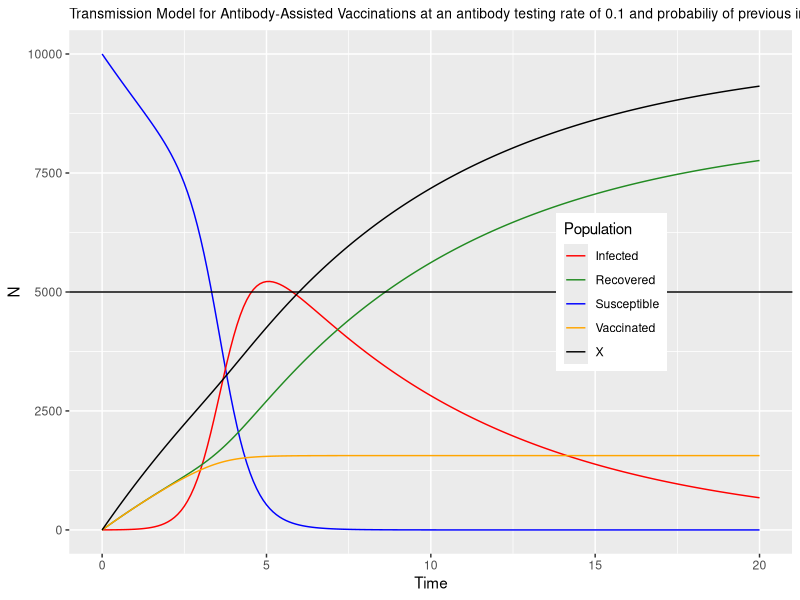
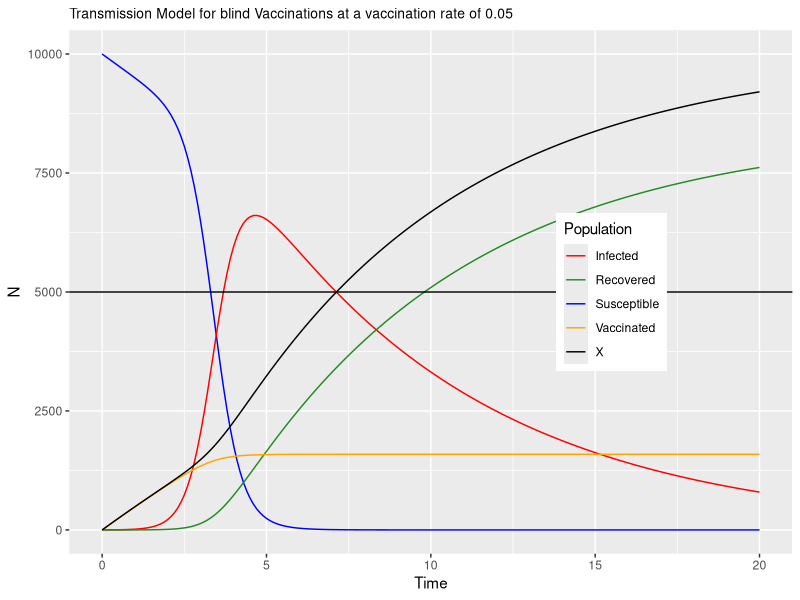

These figures' R source, in order:
## Daniel Suh
## Feb. 4 2021
##ODE's for COVID-19 vaccination protocol


library(tidyverse)
library(magrittr)
library(deSolve)


de<-function(t,x,params){
  S <- x[1]  
  I <- x[2]
  R <- x[3]
  V <- x[4]
  with(as.list(params),{
    dS <- -beta*S*I - epsilon*(phi*S) - epsilon*(1-phi)*S
    dI <- beta*S*I - alpha*I
    dR <- alpha*I + epsilon*phi*S
    dV <- epsilon*(1-phi)*S
    res<-c(dS,dI,dR,dV)
    list(res)
  })}
maxTime <- 20.0 # time
times<-seq(0,maxTime,by=0.1) # how often this calculates
# notes on params
# beta =      <- contact transmission rate
# phi =       <- range:0-1 probability seropositive
# alpha =     <- recovery rate
# epsilon =   <- testing rate
params<-c(beta=0.0003,
          phi=0.5,
          alpha=1/7,
          epsilon=0.1)  # model parameters

xstart<-c(S=10000,
          I=1,
          R=0,
          V=0)  # initial conditions

output<-as.data.frame(lsoda(xstart,times,de,params)) # tells computer to solve (integrate) equations
output$X <- output$R + output$V
output %>% ggplot(.,aes(x=time))+
  geom_line(aes(y=S,col="Susceptible"))+
  geom_line(aes(y=I,col="Infected"))+
  geom_line(aes(y=R,col="Recovered"))+
  geom_line(aes(y=V,col="Vaccinated"))+
  geom_line(aes(y=X,col="X"))+
  scale_colour_manual(values = c("red","forestgreen","blue","orange","black"))+
  theme(legend.position = c(0.75,0.5))+
  labs(y="N",x="Time",col="Population")+
  ggtitle("Transmission Model for Antibody-Assisted Vaccinations at an antibody testing rate of 0.1 and probabiliy of previous infection at 0.5")+
  theme(plot.title = element_text(hjust=0, size=10))+
  geom_hline(yintercept=0.5*10000)


de_1<-function(t,x,params){
  S <- x[1]  
  I <- x[2]
  R <- x[3]
  V <- x[4]
  with(as.list(params),{
    dS <- -beta*S*I - epsilon*S
    dI <- beta*S*I - alpha*I
    dR <- alpha*I
    dV <- epsilon*S
    res<-c(dS,dI,dR,dV)
    list(res)
  })}
maxTime <- 20.0 # time
times<-seq(0,maxTime,by=0.1) # how often this calculates
# notes on params
# beta =      <- contact transmission rate
# phi =       <- range:0-1 probability seropositive
# alpha =     <- recovery rate
# epsilon =   <- vaccination rate
params<-c(beta=0.0003,
          phi=0.5,
          alpha=1/7,
          epsilon=0.05)  # model parameters

xstart<-c(S=10000,
          I=1,
          R=0,
          V=0)  # initial conditions

output_1<-as.data.frame(lsoda(xstart,times,de_1,params)) # tells computer to solve (integrate) equations

output_1$X <- output_1$R + output_1$V
output_1 %>% ggplot(.,aes(x=time))+
  geom_line(aes(y=S,col="Susceptible"))+
  geom_line(aes(y=I,col="Infected"))+
  geom_line(aes(y=R,col="Recovered"))+
  geom_line(aes(y=V,col="Vaccinated"))+
  geom_line(aes(y=X,col="X"))+
  scale_colour_manual(values = c("red","forestgreen","blue","orange","black"))+
  theme(legend.position = c(0.75,0.5))+
  labs(y="N",x="Time",col="Population")+
  ggtitle("Transmission Model for blind Vaccinations at a vaccination rate of 0.05")+
  theme(plot.title = element_text(hjust=0, size=10))+
  geom_hline(yintercept=0.5*10000)
